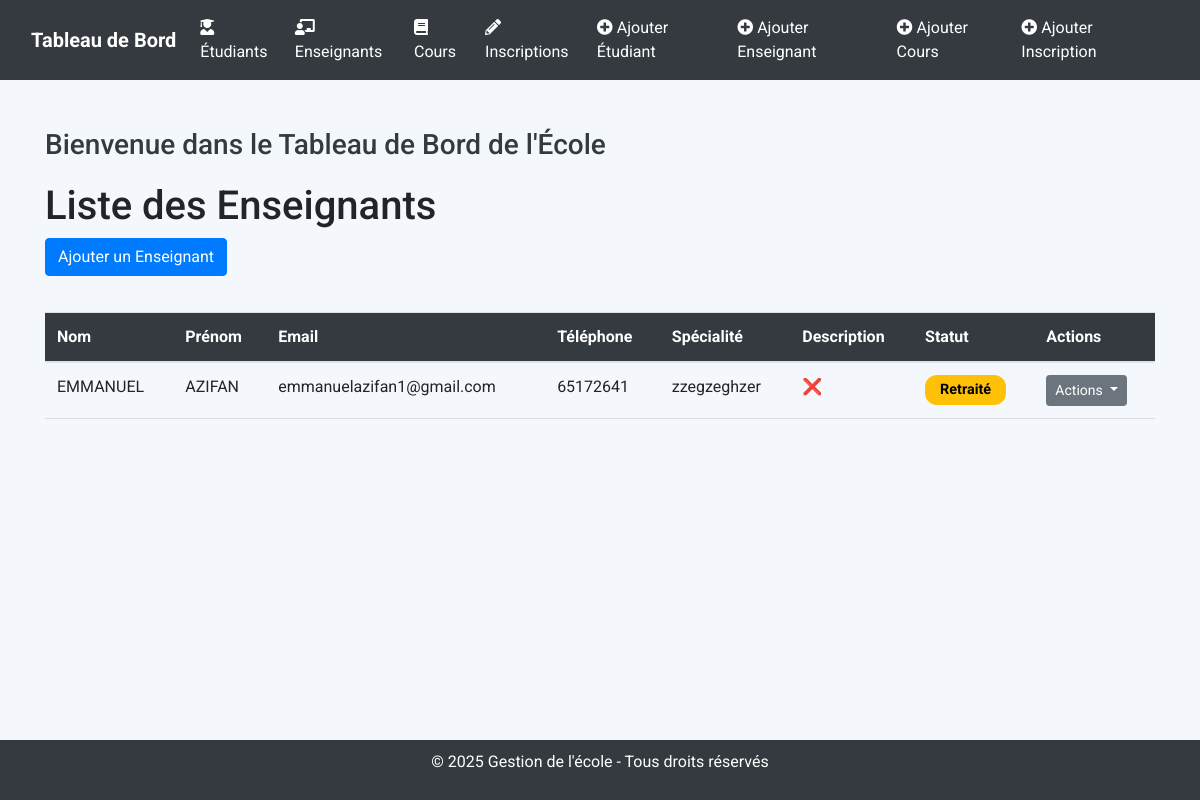
Page /enseignants on the earlier database version.
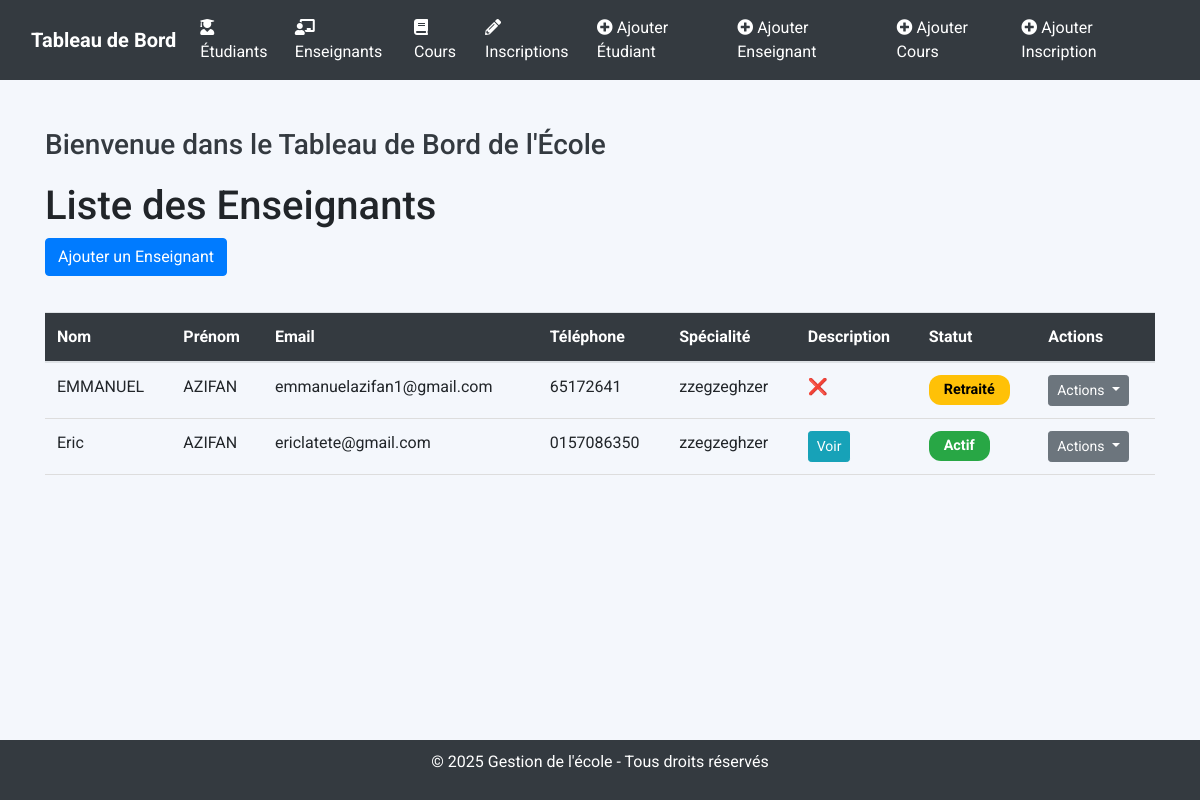
Same page on the later database version.
### tables this page shows
CREATE TABLE enseignants (
        id INTEGER PRIMARY KEY AUTOINCREMENT,
        identifiant TEXT UNIQUE NOT NULL,
        nom TEXT NOT NULL,
        prenom TEXT NOT NULL,
        email TEXT UNIQUE NOT NULL,
        telephone TEXT UNIQUE NOT NULL,
        specialite TEXT NOT NULL,
        a_propos TEXT,
        statut TEXT CHECK(statut IN ('Actif', 'En congé', 'Retraité')) NOT NULL,
        date_creation TEXT DEFAULT CURRENT_TIMESTAMP,
        date_modification TEXT DEFAULT CURRENT_TIMESTAMP
    );

### app.py (the view)
@app.route('/enseignants')
def liste_enseignants():
    db = get_db()
    cursor = db.cursor()
    cursor.execute("SELECT * FROM enseignants")
    enseignants = cursor.fetchall()
    db.close()
    return render_template('liste_enseignants.html', enseignants=enseignants)

### app.py (called while the page is built)
def get_db():
    conn = sqlite3.connect('ecole.db')
    conn.row_factory = sqlite3.Row
    return conn

### templates/liste_enseignants.html (shortened to what this page needs)
{% extends 'base.html' %}
{% block content %}
<h1>Liste des Enseignants</h1>
<a href="{{ url_for('ajout_enseignant') }}" class="btn btn-primary mb-3">Ajouter un Enseignant</a>
<table class="table">
    <thead>
        <tr>
            <th>Nom</th>
            <th>Prénom</th>
            <th>Email</th>
            <th>Téléphone</th>
            <th>Spécialité</th>
            <th>Description</th>
            <th>Statut</th>
            <th>Actions</th>
        </tr>
    </thead>
    <tbody>
        {% for enseignant in enseignants %}
        <tr>
            <td>{{ enseignant.nom }}</td>
            <td>{{ enseignant.prenom }}</td>
            <td>{{ enseignant.email }}</td>
            <td>{{ enseignant.telephone }}</td>
            <td>{{ enseignant.specialite }}</td>
            <td>
                {% if enseignant.a_propos is not none and enseignant.a_propos != '' %}
                    <button class="btn btn-info btn-sm" data-bs-toggle="modal" data-bs-target="#modal{{ enseignant.identifiant }}" title="Voir la description">Voir</button>
                {% else %}
                    <span class="text-danger">❌</span>
                {% endif %}
            </td>
            <td>
                {% if enseignant.statut == 'Actif' %}
                    <span class="badge badge-actif">Actif</span>
                {% elif enseignant.statut == 'En congé' %}
                    <span class="badge badge-inactif">En Congé</span>
                {% elif enseignant.statut == 'Retraité' %}
                    <span class="badge badge-en-cours">Retraité</span>
                {% endif %}
            </td>
            <td>
                <div class="btn-group">
                    <button type="button" class="btn btn-secondary btn-sm dropdown-toggle" data-bs-toggle="dropdown" aria-expanded="false" title="Actions">
                        Actions
                    </button>
                </div>
            </td>
        </tr>
        {% endfor %}
    </tbody>
</table>
{% endblock %}

### templates/base.html (shortened to what this page needs)
<!DOCTYPE html>
<html lang="fr">
<head>
    <link href="https://stackpath.bootstrapcdn.com/bootstrap/4.5.0/css/bootstrap.min.css" rel="stylesheet">
    <link href="{{ url_for('static', filename='styles.css') }}" rel="stylesheet">
    <link href="https://cdnjs.cloudflare.com/ajax/libs/font-awesome/5.15.3/css/all.min.css" rel="stylesheet">
</head>
<body>
<nav class="navbar navbar-expand-lg navbar-dark bg-dark">
    <div class="container-fluid">
        <a class="navbar-brand" href="{{ url_for('dashboard') }}">Tableau de Bord</a>
        <div class="collapse navbar-collapse" id="navbarNav">
            <ul class="navbar-nav ml-auto">
                <li class="nav-item">
                    <a class="nav-link" href="{{ url_for('liste_etudiants') }}"><i class="fas fa-user-graduate"></i> Étudiants</a>
                </li>
                <li class="nav-item">
                    <a class="nav-link" href="{{ url_for('liste_enseignants') }}"><i class="fas fa-chalkboard-teacher"></i> Enseignants</a>
                </li>
                <li class="nav-item">
                    <a class="nav-link" href="{{ url_for('liste_cours') }}"><i class="fas fa-book"></i> Cours</a>
                </li>
                <li class="nav-item">
                    <a class="nav-link" href="{{ url_for('liste_inscriptions') }}"><i class="fas fa-pencil-alt"></i> Inscriptions</a>
                </li>
                <li class="nav-item">
                    <a class="nav-link" href="{{ url_for('ajout_etudiant') }}"><i class="fas fa-plus-circle"></i> Ajouter Étudiant</a>
                </li>
                <li class="nav-item">
                    <a class="nav-link" href="{{ url_for('ajout_enseignant') }}"><i class="fas fa-plus-circle"></i> Ajouter Enseignant</a>
                </li>
                <li class="nav-item">
                    <a class="nav-link" href="{{ url_for('ajout_cours') }}"><i class="fas fa-plus-circle"></i> Ajouter Cours</a>
                </li>
                <li class="nav-item">
                    <a class="nav-link" href="{{ url_for('inscription') }}"><i class="fas fa-plus-circle"></i> Ajouter Inscription</a>
                </li>
            </ul>
        </div>
    </div>
</nav>
<div class="container mt-5">
    <h2 class="dashboard-title">Bienvenue dans le Tableau de Bord de l'École</h2>
    {% block content %}{% endblock %}
</div>
<footer>
    <p>© 2025 Gestion de l'école - Tous droits réservés</p>
</footer>
</body>
</html>

### static/styles.css (style rules this page uses)
table { width: 100%; border-collapse: collapse; margin-top: 20px; }
th, td { padding: 12px 15px; text-align: left; border-bottom: 1px solid #ddd; }
th { background-color: #343a40; color: white; font-weight: bold; }
.btn { transition: all 0.3s ease; }
.badge { font-size: 0.9rem; padding: 8px 15px; border-radius: 12px; color: #fff; }

### templates/base.html (style rules this page uses)
body { font-family: 'Roboto', sans-serif; background-color: #f4f7fc; display: flex; flex-direction: column; height: 100vh; margin: 0; }
.navbar { background-color: #343a40; }
.navbar-brand { font-weight: bold; }
.nav-link { color: #fff !important; }
.container { flex: 1; margin-top: 30px; }
.dashboard-title { font-size: 1.75rem; font-weight: 500; color: #343a40; margin-bottom: 20px; }
.nav-item a { transition: all 0.3s ease; }
footer { background-color: #343a40; color: white; text-align: center; padding: 10px 0; margin-top: auto; }

### templates/liste_enseignants.html (style rules this page uses)
.badge-actif { background-color: #28a745; }
.badge-en-cours { background-color: #ffc107; color: black; }

Differences in the rows shown:
added enseignants: nom "Eric", prenom "AZIFAN", email "ericlatete@gmail.com", telephone "0157086350", specialite "zzegzeghzer", statut "Actif"
